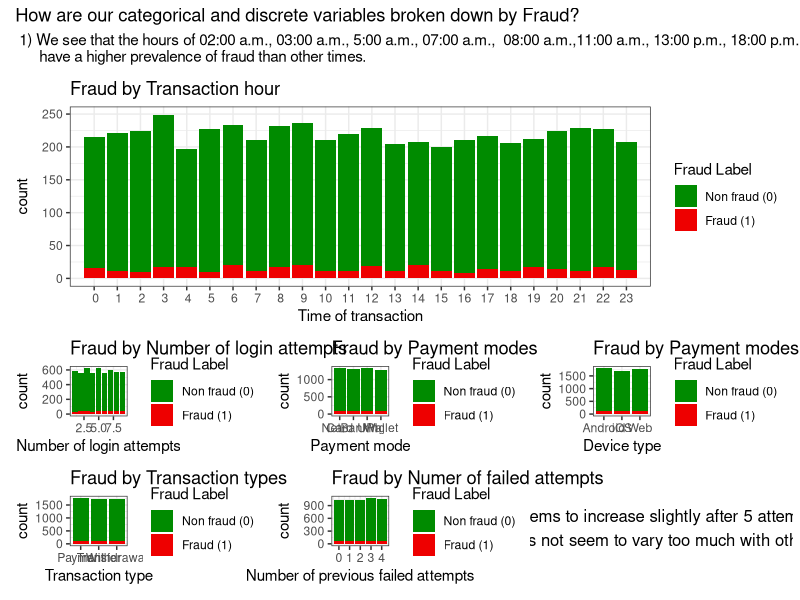

Recreate this plot in R. (Note: this script raises an error after producing the figure.)
#--------------------------------#
#INSTALL NECESSARY PACKAGES ------
#--------------------------------#
#we have packages that handle data importing and visualisations
install.packages("here")    #used for relative file paths
library("here")  
here()                      #file path must be root of folder 
list.files(here("dataset")) #expect to see train_data.csv

install.packages("tidyverse") #visualisation suite 
library("tidyverse")

install.packages("patchwork") #putting together visualisations in EDA
library("patchwork")

#------------------------------------#
#IMPORT AND CLEANING THE DATASET -----
#------------------------------------#

fraud <- read.csv(here("dataset", "train_data.csv"))

fraud$fraud <- factor(fraud$fraud)              #fraud from numeric to factor (categorical)
fraud$is_international <- factor(fraud$is_international)  #is_international from numeric to factor (categorical)
summary(fraud) #our fraud label has been transformed into factor of two levels: 0 no fraud, 1 fraud 

View(fraud) #looking at our data in RStudio 
table(fraud$fraud) #large prevalence of fraud: 6.51% fraud vs 93.48% not fraud
# Now we can start with our visualisations 

#------------------------------------#
#EXPLORATORY DATA ANALYSIS -----------
#------------------------------------#
# Let us create repeatable code for the theme and legend
s1 <- scale_fill_manual(name = "Fraud Label", 
                        values = c("0" = "green4", "1" = "red2"),
                        labels = c("Non fraud (0)", "Fraud (1)"))
s2 <- scale_fill_manual(name = "Fraud Label", 
                        values = c("0" = "green4", "1" = "red2"),
                        labels = c("Non fraud (0)", "Fraud (1)"), guide = "none")
t <- theme_bw()


# Q1 - What is the breakdown of IP Risk Score by fraud label using densities --------------------------------------------
p1 <- ggplot( data = fraud, aes(x = ip_risk_score, 
                          fill = fraud,
                          alpha = fraud)) +
    geom_density() +
    scale_alpha_manual(values = c("0" = 1, "1" = 0.5), guide = "none") +
    geom_vline(xintercept = 0.51, color = "gray2") +
    geom_vline(xintercept = 0.885, colour = "gray2") +
  geom_vline(xintercept = 0.25, color = "gray2") +
  geom_vline(xintercept = 0.48, colour = "gray2") +
  geom_vline(xintercept = 0.09, colour = "red4") +
    labs( title = "Density of IP Risk score by Fraud prevalence",
          x = "Ip risk score",
          y = " Density") +
    t + s1
# This density curve tells us the  probability of finding fraud and non fraud transaction in the relevant ranges (through area under curve).
# Our density curve can be broken down into 5 main regions/ ranges:
# 0.00 - 0.09 - transactions are relatively equal share of fraud and non fraud.
# 0.09 - 0.25 - the density of fraud cases is much larger than that of non fraud.
# 0.25- 0.48 - the density of non fraud cases is much larger than that of  fraud.
# 0.51 - 0.885 - the density of non fraud cases is much larger than that of  fraud.
# 0.885 - 1.00 - fraud cases are marginally more probable. 

# Q2 - How is fraud distributed in  other variables (mainly discrete ) --------------------------------------------
p2 <- ggplot(data = fraud , aes(x = login_attempts_last_24h, fill = fraud))+ 
  geom_bar() + s1 +ggtitle("Fraud by Number of login attempts") +
  labs( x= "Number of login attempts") + t
  scale_x_discrete( limits = c(0: 8)) 
p3 <- ggplot(data = fraud , aes(x = payment_mode, fill = fraud))+
  geom_bar() + s1 + ggtitle("Fraud by Payment modes") +
  labs( x= "Payment mode") + t
p4 <- ggplot(data = fraud , aes(x = device_type, fill = fraud))+
  geom_bar() + s1 + ggtitle("Fraud by Payment modes") +
  labs( x= "Device type") + t
p5 <- ggplot(data = fraud , aes(x = transaction_type, fill = fraud))+
  geom_bar() + s1 + ggtitle("Fraud by Transaction types") +
  labs( x= "Transaction type") + t
p6 <- ggplot(data = fraud , aes(x = transaction_hour, fill = fraud))+
  geom_bar() + s1 + ggtitle("Fraud by Transaction hour") + 
  scale_x_discrete( limits = c(0: 23)) +
  labs( x= "Time of transaction") + t
p7 <- ggplot(data = fraud , aes(x = previous_failed_attempts, fill = fraud))+
  geom_bar() + s1  + ggtitle("Fraud by Numer of failed attempts") +
  labs( x= "Number of previous failed attempts") + t

# creating a patchwork of categorical and discrete numeric variables broken down by fraud
p6/ (p2 + p3 + p4 + p5 + p7 + grid::textGrob("2) Fraud seems to increase slightly after 5 attempted logins\n3) Fraud does not seem to vary too much with other variables ")) +
  plot_annotation(title = "How are our categorical and discrete variables broken down by Fraud?",
                  subtitle = " 1) We see that the hours of 02:00 a.m., 03:00 a.m., 5:00 a.m., 07:00 a.m.,  08:00 a.m.,11:00 a.m., 13:00 p.m., 18:00 p.m., 19:00 p.m., and 21:00 p.m.
      have a higher prevalence of fraud than other times.")

### Q3 - How does transaction amount vary with average transaction in terms of predicting fraud ------------------------
p8 <- ggplot( data = fraud, aes(x = transaction_amount, y = account_age_days, colour = fraud)) + 
  geom_point() +
  labs( title = "Transaction amount vs average transaction amount",
        x = "Transaction amount",
        y = "Account age in days") + scale_colour_manual(name = "Fraud Label", 
                                                       values = c("0" = "green4", "1" = "red2"),
                                                       labels = c("Non fraud (0)", "Fraud (1)")) + t

# There is little relationship between transaction amounts and average age of accounts in days.
# The fraudulent data points are visible in the entire range across the y and x axis. 

# Q4- What proportion of international transactions are fraudulent --------------------------------------------
fraud.international <- fraud %>%              #begin by group our transaction by international or not 
group_by( is_international, fraud) %>% 
  summarise(
    count = n()) 

fraud_0 <-subset(fraud.international, is_international == 0)  #getting the subset of local (0)  transactions
fraud_1 <- subset(fraud.international, is_international == 1) # getting the subset of international (1) transactions   

prop0 <- prop.table(fraud_0$count) #getting proportion 
prop1 <- prop.table(fraud_1$count)

display0 <-  paste0(round(prop0[2],3)*100,"% of transactions are fraud") #getting percentage of international transactions rounded  to 3 s.f
display1 <- paste0(round(prop1[2],3)*100,"% of transactions are fraud")


p9 <- ggplot(data = fraud , aes(x = is_international, fill = fraud))+
  geom_bar()  +
  labs( title = "Proportion of international transactions with fraud",
        x = "Is transaction international?",
        y = "Frequency of transactions") +
  annotate("text",
           x = 1,
           y = 7000,
           label = display0,
           family = "serif", 
           fontface = "bold") +
  annotate("text",
           x = 2.03,
           y = 1500,
           label  = display1,
           family = "serif", 
           fontface = "bold") + t + s1
# Local transactions tend too be more fraudulent than international ones 6.7% vs 4.6%. 

# Q5 - How does location impact fraud ----------------------------------------------------------------
fraud.location <- fraud %>%                   #begin by grouping our transactions by device location into a dataframe 
  group_by( device_location, fraud) %>% 
  summarise(
    count = n()) 

location_b <-subset(fraud.location, device_location == "Bangalore") #get the subset of the dataframe for each location
location_c <-subset(fraud.location, device_location == "Chennai")
location_d <-subset(fraud.location, device_location == "Delhi")
location_h <-subset(fraud.location, device_location == "Hyderabad")
location_m <-subset(fraud.location, device_location == "Mumbai")

prop.b <- prop.table(location_b$count) #get the subset as proportions 
prop.c <- prop.table(location_c$count)
prop.d <- prop.table(location_d$count)
prop.h <- prop.table(location_h$count)
prop.m <- prop.table(location_m$count)


displayb <-  paste0(round(prop.b[2],3)*100,"%  fraud") #get the percentage of fraudulent transactions by location 
displayc <- paste0(round(prop.c[2],3)*100,"%  fraud")
displayd <-  paste0(round(prop.d[2],3)*100,"%  fraud")
displayh <- paste0(round(prop.h[2],3)*100,"%  fraud")
displaym <-  paste0(round(prop.m[2],3)*100,"%  fraud")

ann <- data.frame(                                     #let us create a dataframe for the x and y axis coordinates as well as the font and percentages rounded to 3 s.f
  x =c(1,2,3,4,5),
  y = c(1600, 1500, 1590, 1690, 1500), 
  label = c( displayb, displayc, displayd, displayh, displaym), 
  fontface = rep("bold", times = 5),
  fontfamily = rep("serif", times = 5)
)


p10 <- ggplot(data = fraud , aes(x = device_location , fill = fraud)) +
  geom_bar(width = 0.8) +
geom_text( data = ann,
          aes( x= x,
           y = y, 
           label = label,
           fontface = fontface,
           family = fontfamily),
           inherit.aes = FALSE) +
  labs(
    title = "Distribution of Fraud per location",
    x = "Device locations",
    y = "Number of transactions"
  ) + t + s1

# Hyderabad and Mumbai have a higher prevalence of fraud than other dice locations. 

# Q6 - How does account age in days impact fraud ----------------------------------------------------------------
options(scipen = 100)
p11 <- ggplot(data = fraud , aes(x = account_age_days, fill = fraud, alpha = fraud))+
  geom_density()  +
  labs( title = "Density of fraud by account age in days",
        x = "Account age (days)",
        y = "Density") + s1 +
  scale_alpha_manual(values = c("0" = 1, "1" = 0.5), guide = "none") +
  t +
  geom_vline(xintercept = 1017, color = "gray2") +
  geom_vline(xintercept = 1845, colour = "gray2") 

# Accounts that are between 1017 and 1845 days old have a much higher prevalence of fraud than those outside that age range

#Q7 - what is the distribution of our transaction amounts -------------------------------------------------------------
p12 <- ggplot(data = fraud , aes(x = avg_transaction_amount))+
  geom_density()  +
  labs( title = "Density of fraud by account age in days",
        x = "Account age (days)",
        y = "Density") + s1 
p13 - ggplot(data = fraud , aes(x = transaction_amount))+
  geom_density()  +
  labs( title = "Density of fraud by account age in days",
        x = "Account age (days)",
        y = "Density") + s1 

max_amt <- max(fraud$avg_transaction_amount)
min_amt <- min(fraud$avg_transaction_amount)
amounts_avg <- fraud$avg_transaction_amount
amounts_daily <- fraud$transaction_amount

n <- 7500
sample_quantiles_avg <- amounts_avg/n
sample_quantiles_daily <- amounts_daily/n

uniform_samples <- runif(n, min = min_amt, max = max_amt)
theoretical_quantiles <- 1:n / n+1

qqplot(theoretical_quantiles, sample_quantiles_avg)
abline(0,1)

qqplot(theoretical_quantiles, sample_quantiles_daily)
abline(0,1)
